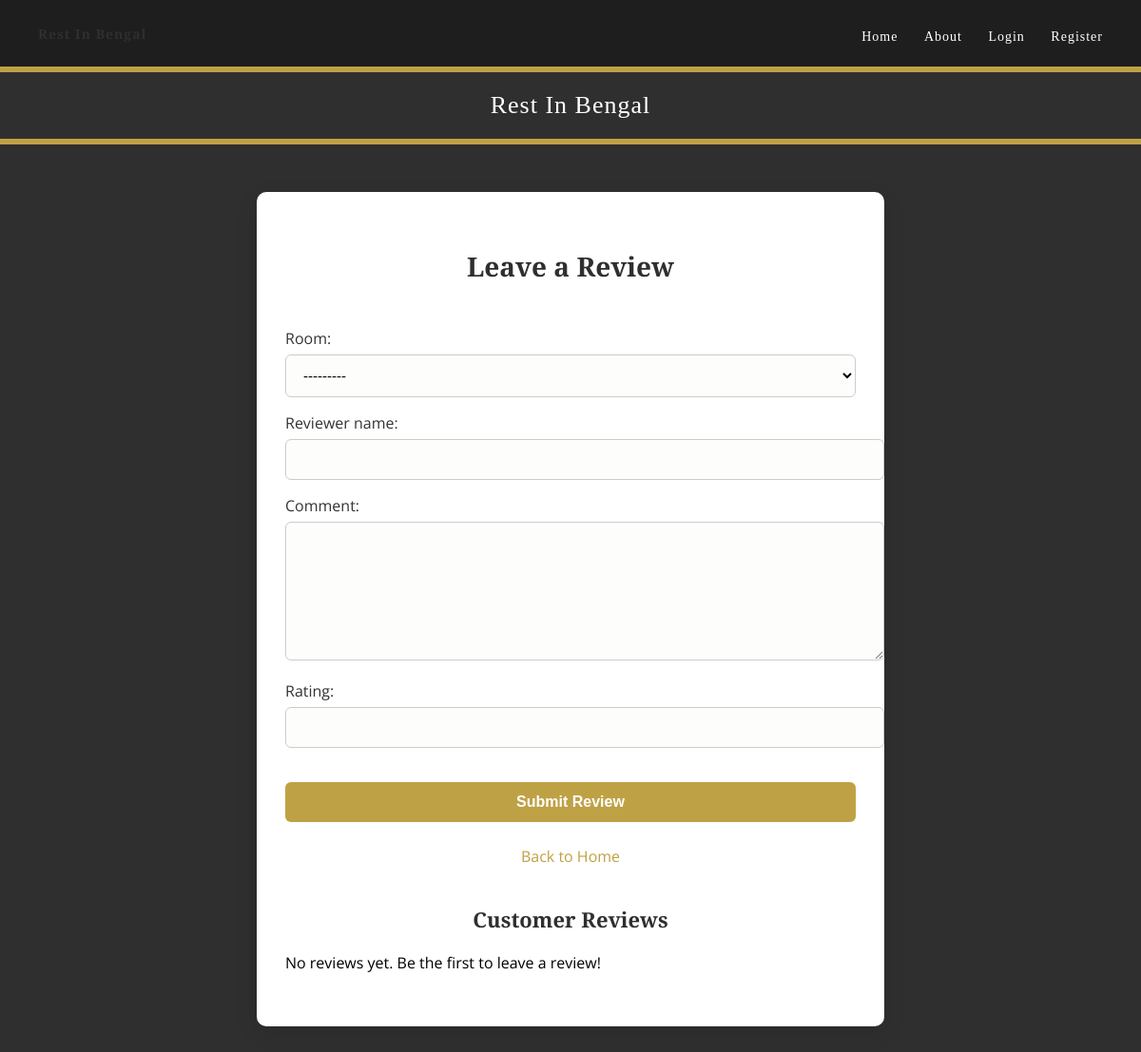
/review/, run on an earlier commit of the app's database.
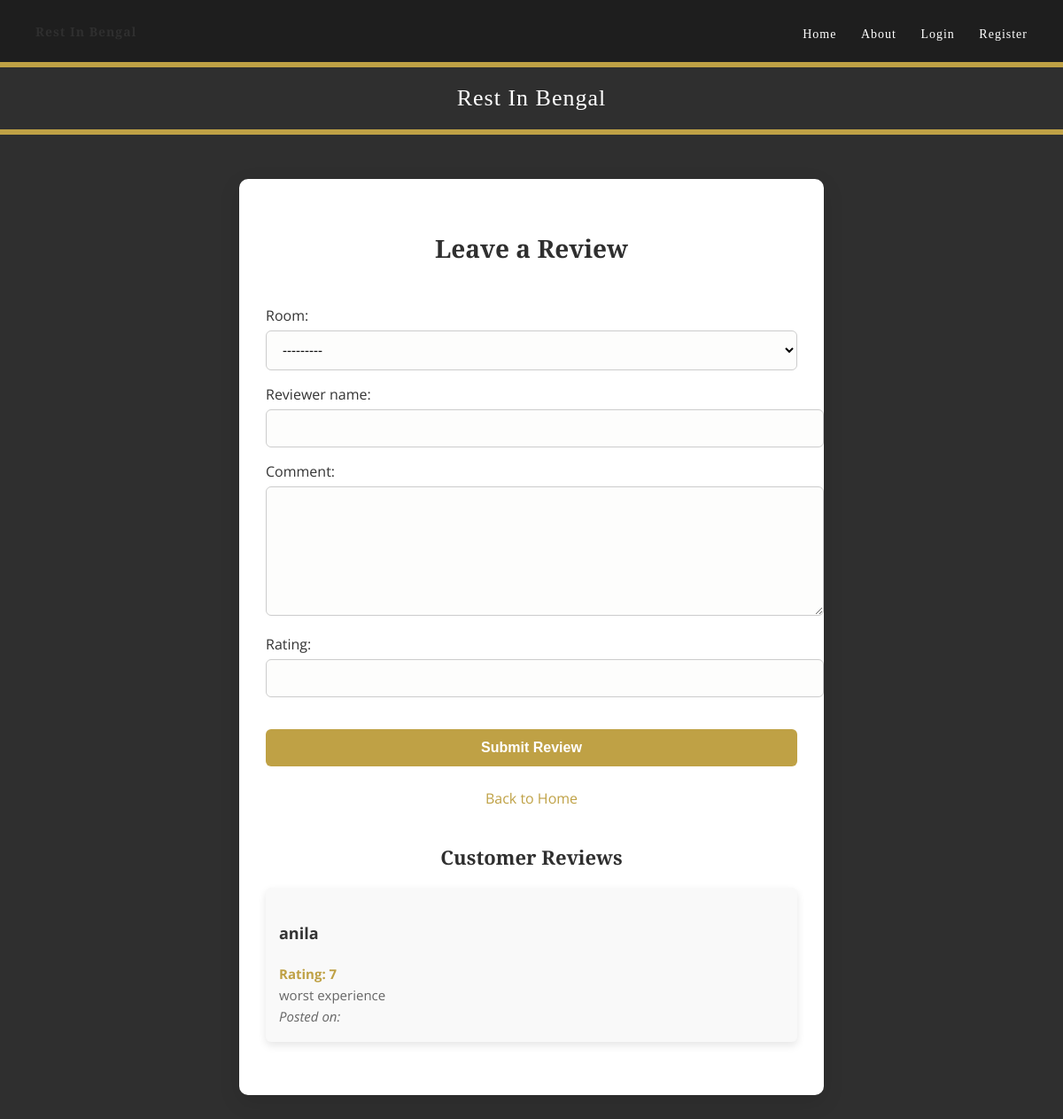
And on a later commit of the database.
### app2/models.py (models this page shows)
class Review(models.Model):
    room = models.ForeignKey(Room, on_delete=models.CASCADE)
    reviewer_name = models.CharField(max_length=100)
    comment = models.TextField()
    rating = models.IntegerField()

### app2/views.py (the view)
# urls.py: path('review/', views.leave_review, name='leave_review'),
def leave_review(request):
    if request.method == 'POST':
        form = ReviewForm(request.POST)
        if form.is_valid():
            form.save()  # Save the review to the database
            return redirect('home')  # Redirect to the home page after saving the review
    else:
        form = ReviewForm()
    reviews = Review.objects.all()  # Fetch all reviews
    return render(request, 'review.html', {'form': form, 'reviews': reviews})  # Pass reviews to template

### app2/forms.py
class ReviewForm(forms.ModelForm):
    class Meta:
        model = Review
        fields = ['room', 'reviewer_name', 'comment', 'rating']
    def __init__(self, *args, **kwargs):
        super(ReviewForm, self).__init__(*args, **kwargs)
        self.fields['room'].label_from_instance = lambda obj: f"{obj.type} - {obj.price}"  # Displaying room details

### templates/review.html (shortened to what this page needs)
<!DOCTYPE html>
<html lang="en">
<head>
</head>
<body>
    {% include 'navbar.html' %}
    <header>
        Rest In Bengal
    </header>
    <div class="review-container">
        <h1>Leave a Review</h1>
        <form method="post">
            <div class="form-group">
                {{ form.as_p }}
            </div>
            <button type="submit">Submit Review</button>
        </form>
        <div class="form-footer">
            <a href="{% url 'home' %}">Back to Home</a>
        </div>
        <div class="reviews-section">
            <h2>Customer Reviews</h2>
            {% for review in reviews %}
                <div class="review-item">
                    <h4>{{ review.reviewer_name }}</h4>
                    <p class="rating">Rating: {{ review.rating }}</p>
                    <p>{{ review.comment }}</p>
                    <p><em>Posted on: {{ review.created_at|date:"F j, Y, g:i a" }}</em></p>
                </div>
            {% empty %}
                <p>No reviews yet. Be the first to leave a review!</p>
            {% endfor %}
        </div>
    </div>
</body>
</html>

### templates/navbar.html
<header style="background-color: #1e1e1e; color: white; padding: 20px 40px; display: flex; justify-content: space-between; align-items: center;">
    <h1 style="font-family: 'Playfair Display', serif; font-size: 14px; margin: 0;">Rest In Bengal</h1>
    <nav>
        <a href="{% url 'home' %}" style="color: white; text-decoration: none; margin-left: 20px; font-weight: 500; font-size: 14px;">Home</a>
        <a href="{% url 'about' %}" style="color: white; text-decoration: none; margin-left: 20px; font-weight: 500; font-size: 14px;">About</a>
        {% if user.is_authenticated %}
            <a href="{% url 'view_rooms' %}" style="color: white; text-decoration: none; margin-left: 20px; font-weight: 500; font-size: 14px;">Rooms</a>
            <a href="{% url 'leave_review' %}" style="color: white; text-decoration: none; margin-left: 20px; font-weight: 500; font-size: 14px;">Review</a>
            <a href="{% url 'view_points' %}" style="color: white; text-decoration: none; margin-left: 20px; font-weight: 500; font-size: 14px;">Points</a>
            <form action="{% url 'logout' %}" method="post" style="display:inline;">
                {% csrf_token %}
                <button type="submit" style="background:none; border:none; color:red; margin-left:20px; font-weight:500; cursor:pointer; font-size: 14px;">Logout</button>
            </form>
        {% else %}
            <a href="{% url 'login' %}" style="color: white; text-decoration: none; margin-left: 20px; font-weight: 500; font-size: 14px;">Login</a>
            <a href="{% url 'register' %}" style="color: white; text-decoration: none; margin-left: 20px; font-weight: 500; font-size: 14px;">Register</a>
        {% endif %}
    </nav>
</header>

### templates/review.html (style rules this page uses)
body { font-family: 'Open Sans', sans-serif; background-color: #2F2F2F; margin: 0; padding: 0; }
header { background-color: #2f2f2f; color: #fff; padding: 20px; text-align: center; font-size: 26px; font-family: 'Playfair Display', serif; border-bottom: 6px solid #bfa145; letter-spacing: 1px; }
.review-container { background-color: #fff; padding: 40px 30px; border-radius: 10px; box-shadow: 0 8px 24px rgba(0, 0, 0, 0.1); width: 100%; max-width: 600px; margin: 50px auto; }
h1, h2 { font-family: 'Playfair Display', serif; text-align: center; color: #2f2f2f; }
h1 { font-size: 28px; margin-bottom: 30px; }
h2 { font-size: 22px; margin-top: 40px; margin-bottom: 20px; }
form { display: flex; flex-direction: column; }
.form-group { margin-bottom: 20px; }
.form-group label { font-size: 16px; color: #333; margin-bottom: 6px; display: block; }
.form-group input, .form-group textarea, .form-group select { width: 100%; padding: 12px 14px; font-size: 15px; border: 1px solid #ccc; border-radius: 6px; background-color: #fdfdfc; transition: border-color 0.3s ease; }
.form-group textarea { height: 120px; resize: vertical; }
button { padding: 12px 20px; font-size: 16px; color: white; background-color: #bfa145; border: none; border-radius: 6px; cursor: pointer; transition: background-color 0.3s ease; font-weight: 600; }
.form-footer { text-align: center; margin-top: 25px; }
.form-footer a { text-decoration: none; color: #bfa145; font-size: 16px; transition: color 0.3s ease; }
.reviews-section { margin-top: 40px; }
.review-item { background-color: #f9f9f9; padding: 15px; margin-bottom: 20px; border-radius: 6px; box-shadow: 0 4px 10px rgba(0, 0, 0, 0.1); }
.review-item h4 { font-size: 18px; color: #333; }
.review-item p { font-size: 15px; color: #666; margin: 4px 0; }
.review-item .rating { font-weight: bold; color: #bfa145; }

What changed in the data, as far as the page shows it:
added Review: reviewer_name "anila", rating "7", comment "worst experience"
Also different on the page:
text no longer shown: "No reviews yet. Be the first to leave a review!"
